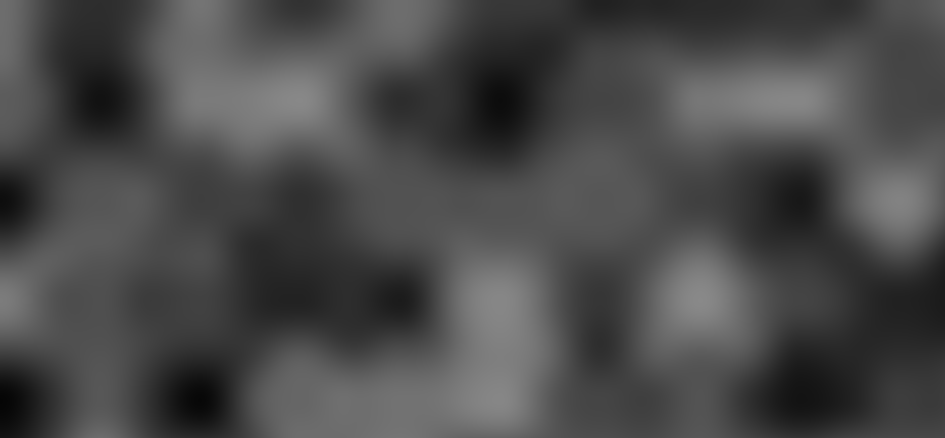
Frame 1 (no input)
Frame 60 (no input): identical to frame 1, image omitted
Frame 120 (the mouse pressed at the canvas centre since frame 60): identical to frame 1, image omitted

The p5.js sketch that drew this single still picture (run headless with seeded random() and noise() and a simulated clock; from frame 60 on, the mouse is pressed at the canvas centre):

// p5.js sketch
// ── sketch.js
function setup() {
  createCanvas(945, 438);
}

function draw() {
  background(255, 80, 0);
  loadPixels();
  let inc = 0.01;
    let xoff = 0.0;
    for (let x = 0; x < width; x++) {
      let yoff = 0.0;
      for (let y = 0; y < height; y++) {
        // let bright = random(255);
        noiseDetail(2, 0.2);
        let bright = map(noise(xoff, yoff), 0, 1, 0, 255);
        let index = (x + y * width) * 4;
        pixels[index] = bright;
        pixels[index + 1] = bright;
        pixels[index + 2] = bright;
        yoff += inc;
      }
      xoff += inc;
    }
    inc += inc;
    updatePixels();
  }
